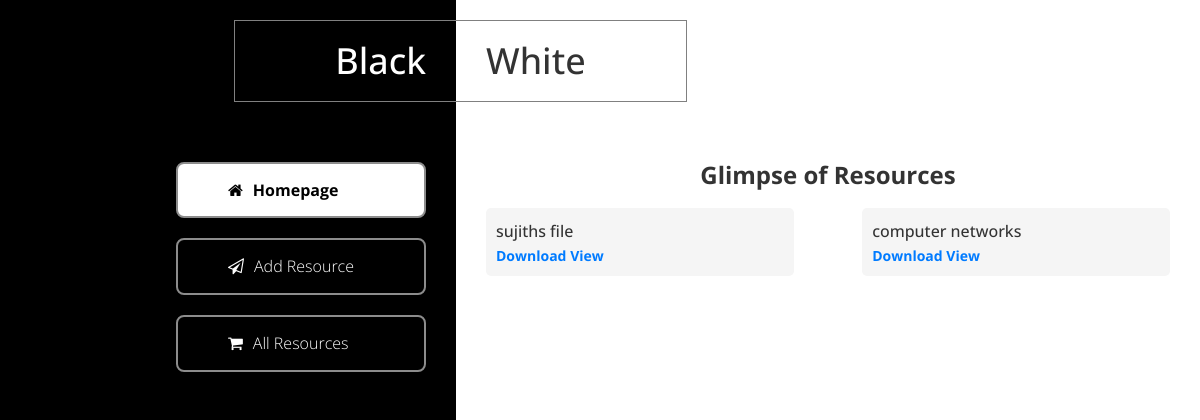
Before: / with the older database file.
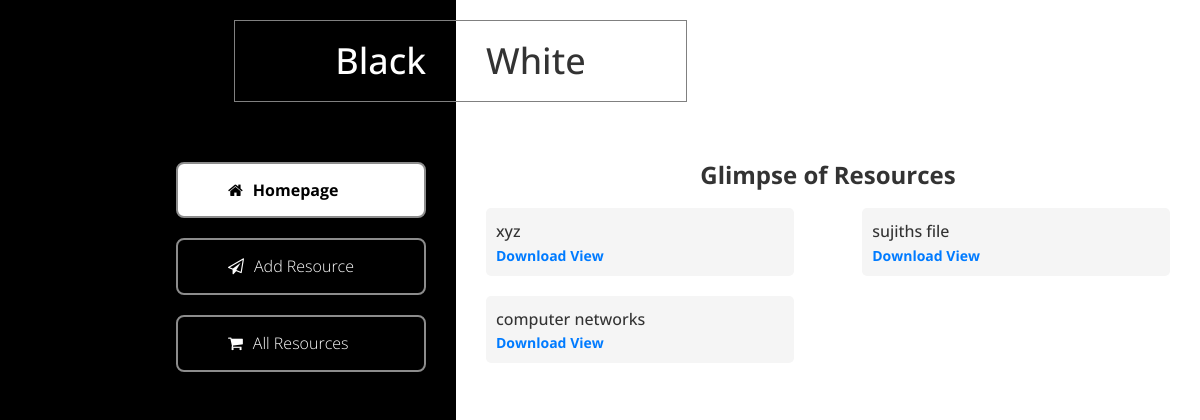
After: the same page with the newer database file.
### webApp/models.py (models this page shows)
class resource(models.Model):
    desc = models.TextField()
    img = models.FileField(upload_to='pics')

### webApp/views.py (the view)
# urls.py: 2. Add a URL to urlpatterns:  path('', views.home, name='home')
def home(request):
    reso = resource.objects.all()
    k = 0
    dic = []
    for i in reso:
        temp = dict()
        temp['id'] = str(k)
        temp['desc'] = i.desc
        temp['file'] = str(i.img)
        dic.append(temp)
        k += 1
    random.shuffle(dic)
    dic = dic[:6]
    return render(request, 'index.html', {'dic' : dic})

### templates/index.html (shortened to what this page needs)
{% load static %}
<!DOCTYPE html>
<html lang="en">
<head>
    <link href="{% static 'css/bootstrap.min.css' %}" rel="stylesheet" type="text/css">
    <link href="{% static 'css/font-awesome.min.css' %}" rel="stylesheet" type="text/css">
    <link href="{% static 'css/templatemo_style.css' %}" rel="stylesheet" type="text/css">
</head>
<body>
    <div class="templatemo-container">
        <div class="col-lg-6 col-md-6 col-sm-6 col-xs-12 black-bg left-container">
            <h1 class="logo-left hidden-xs margin-bottom-60">Black</h1>
            <div class="tm-left-inner-container">
                <ul class="nav nav-stacked templatemo-nav">
                    <li><a href="/" class="active"><i class="fa fa-home fa-medium"></i>Homepage</a></li>
                    <li><a href="/services/"><i class="fa fa-send-o fa-medium"></i>Add Resource</a></li>
                    <li><a href="/display/" ><i class="fa fa-shopping-cart fa-medium"></i>All Resources</a></li>
                </ul>
            </div>
        </div>
        <div class="col-lg-6 col-md-6 col-sm-6 col-xs-12 white-bg right-container">
            <h1 class="logo-right hidden-xs margin-bottom-60">White</h1>
            <div class="tm-right-inner-container">
                <h1 class="templatemo-header"> <b>Glimpse of Resources</b> </h1>
                <div class="file-container">
                    {% for i in dic %}
                    <div class="file-item">
                        <h6 class="file-description">{{ i.desc }}</h6>
                        <a class="file-link" href="/media/{{ i.file }}" download="{{ i.file }}">Download</a>
                        <a class="file-link" href="/media/{{ i.file }}" target="_blank">View</a>
                    </div>
                    {% endfor %}
                </div>
            </div>
        </div>
    </div>
</body>
</html>

Changed rows visible on the page:
added resource: desc "xyz"
Other visible differences:
new list line: "Download View"
